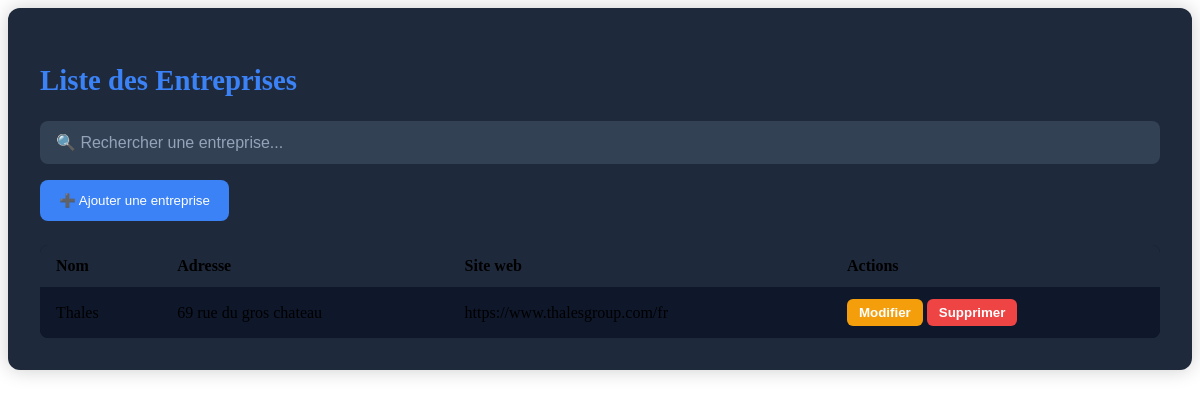
Page /vue/page_admin/Entreprise.php on the earlier database version.
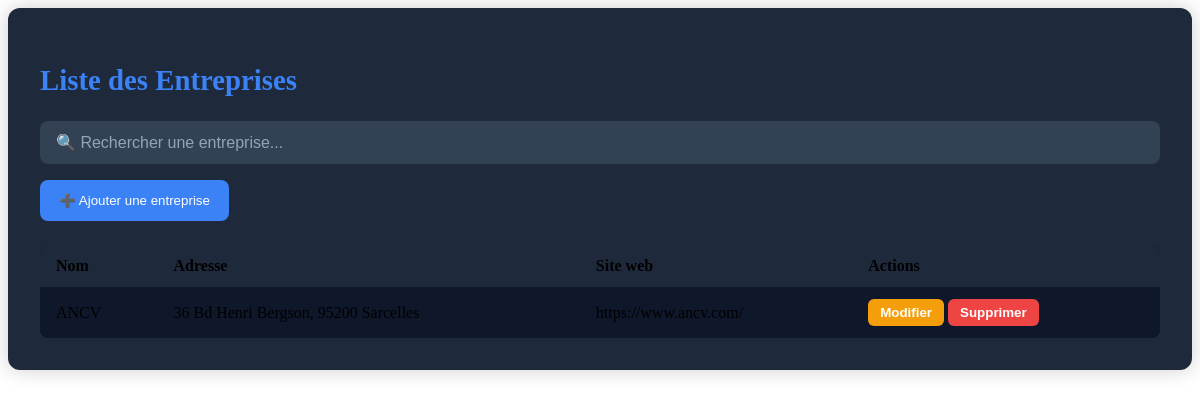
Same page on the later database version.
### tables this page shows
CREATE TABLE IF NOT EXISTS `entreprise` (
  `id_entreprise` int NOT NULL AUTO_INCREMENT,
  `nom` varchar(255) NOT NULL,
  `adresse` varchar(255) DEFAULT NULL,
  `site_web` varchar(255) DEFAULT NULL,
  PRIMARY KEY (`id_entreprise`)
);

### src/repository/EntrepriseRepository.php (called while the page is built, shortened)
<?php
class EntrepriseRepository
{
    private $bdd;
    public function __construct()
    {
        $this->bdd = new BDD();
    }
    public function listeEntreprise()
    {
        $sql = 'SELECT * FROM entreprise';
        $req = $this->bdd->getBdd()->prepare($sql);
        $req->execute();
        return $req->fetchAll(\PDO::FETCH_ASSOC);
    }
}

### src/bdd/BDD.php (called while the page is built)
<?php
class BDD
{
    private $bdd;
    public function __construct()
    {
            $this->bdd = new PDO('mysql:host=localhost;dbname=projetlprs;charset=utf8', 'root', '');
    }
    public function getBDD()
    {
        return $this->bdd;
    }
}

### vue/page_admin/Entreprise.php (the view, shortened to what this page needs)
<?php
require_once __DIR__ . '/../../src/repository/EntrepriseRepository.php';
require_once __DIR__ . '/../../src/bdd/BDD.php';
$repo = new EntrepriseRepository();
$listeEntreprise = $repo->listeEntreprise();
?>
<div class="admin-container">
    <h2>Liste des Entreprises</h2>
    <input type="text" id="search" class="search-bar" placeholder="🔍 Rechercher une entreprise..." onkeyup="filter()">
    <button class="btn-ajout" onclick="window.location.href='page_admin/crud/AjoutEntreprise.php'">
        ➕ Ajouter une entreprise
    </button>
    <table>
        <thead>
        <tr>
            <th>Nom</th>
            <th>Adresse</th>
            <th>Site web</th>
            <th>Actions</th>
        </tr>
        </thead>
        <tbody>
        <?php if (!empty($listeEntreprise)) : ?>
            <?php foreach ($listeEntreprise as $user): ?>
                <tr>
                    <td><?= htmlspecialchars($user['nom']) ?></td>
                    <td><?= htmlspecialchars($user['adresse']) ?></td>
                    <td><?= htmlspecialchars($user['site_web']) ?></td>
                    <td>
                        <button class="btn-action btn-modifier" onclick="window.location.href='../vue/page_admin/crud/ModifEntreprise.php?id=<?= $user['id_entreprise'] ?>'">Modifier</button>
                        <button class="btn-action btn-supprimer" onclick="if(confirm('Supprimer cette entreprise ?')) window.location.href='../src/traitement/Entreprise/TraitementSuppresionEntreprise.php?id=<?= $user['id_entreprise'] ?>'">Supprimer</button>
                    </td>
                </tr>
            <?php endforeach; ?>
        <?php else: ?>
            <tr><td colspan="8" style="text-align:center; opacity:0.7;">Aucune entreprise trouvé 😔</td></tr>
        <?php endif; ?>
        </tbody>
    </table>
</div>

Differences in the rows shown:
removed entreprise: nom "Thales", adresse "69 rue du gros chateau", site_web "https://www.thalesgroup.com/fr"
added entreprise: nom "ANCV", adresse "36 Bd Henri Bergson, 95200 Sarcelles", site_web "https://www.ancv.com/"
